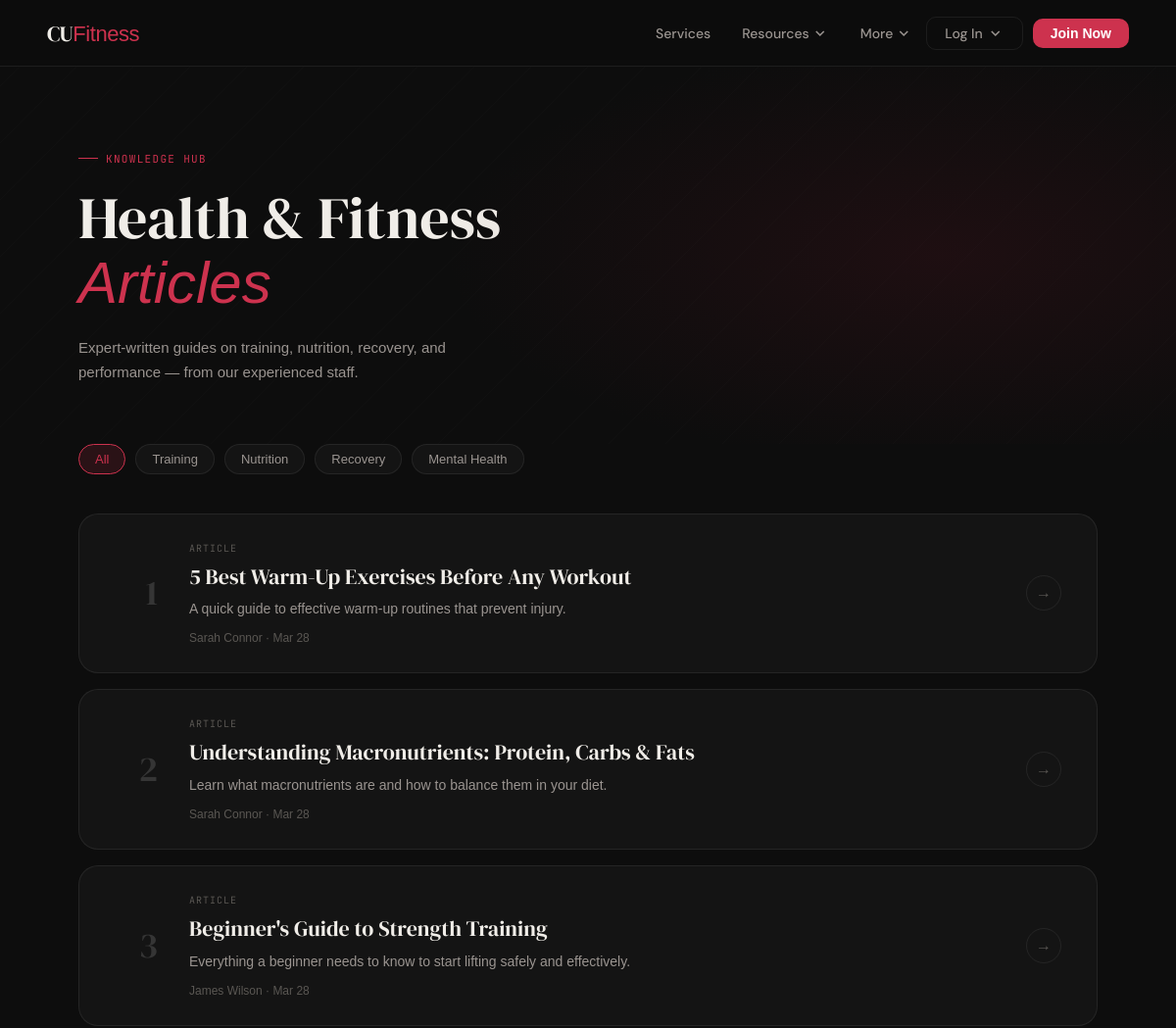
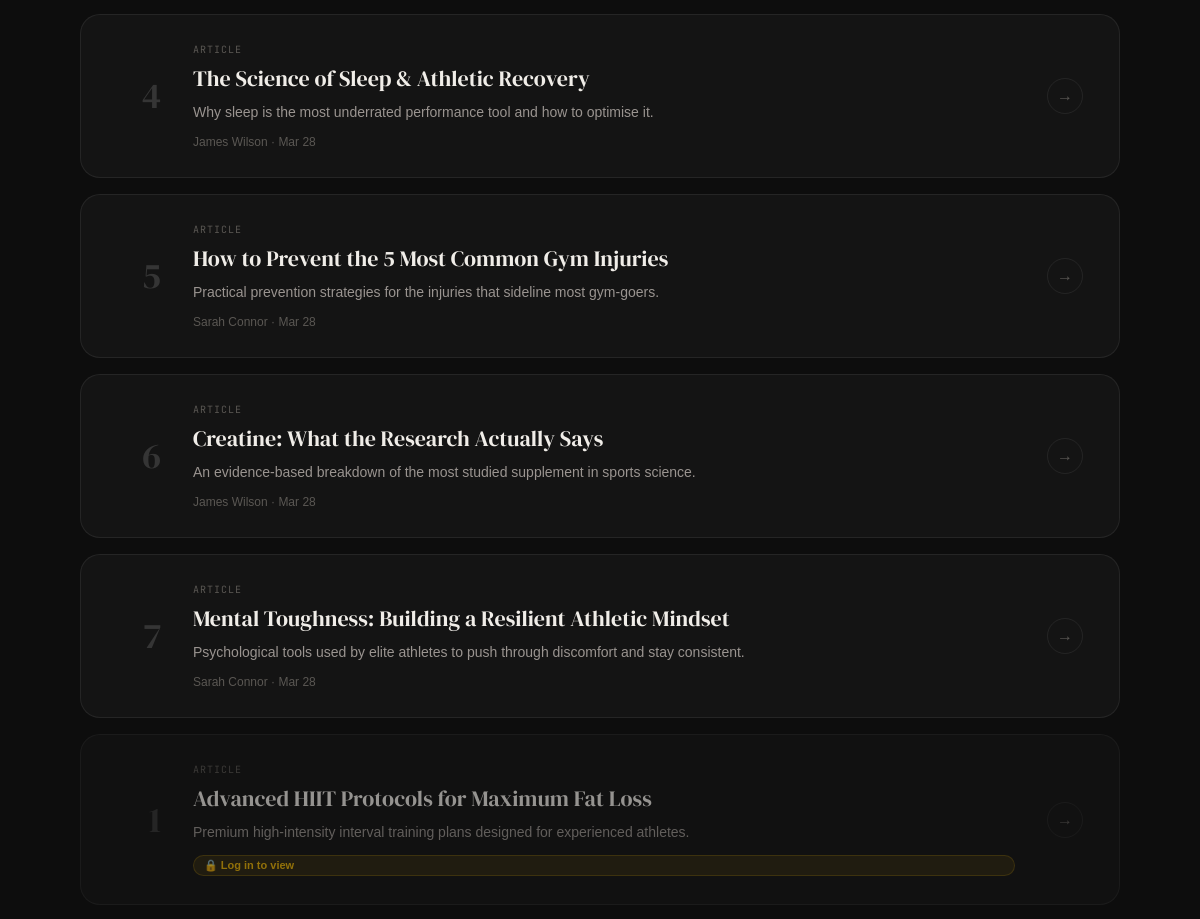
The page /articles/ (upper part) on the database as committed earlier (2 pictures, top to bottom).
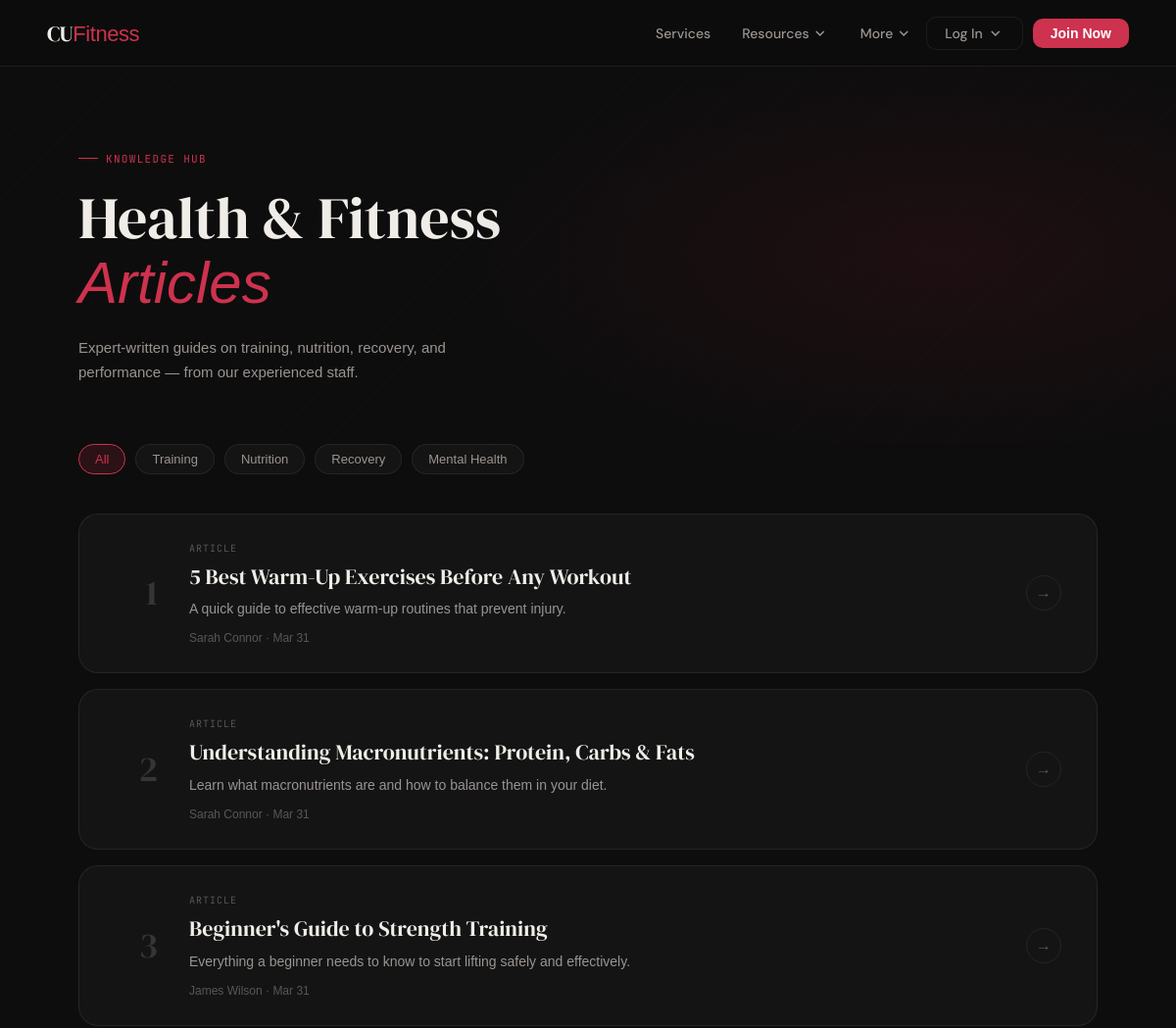
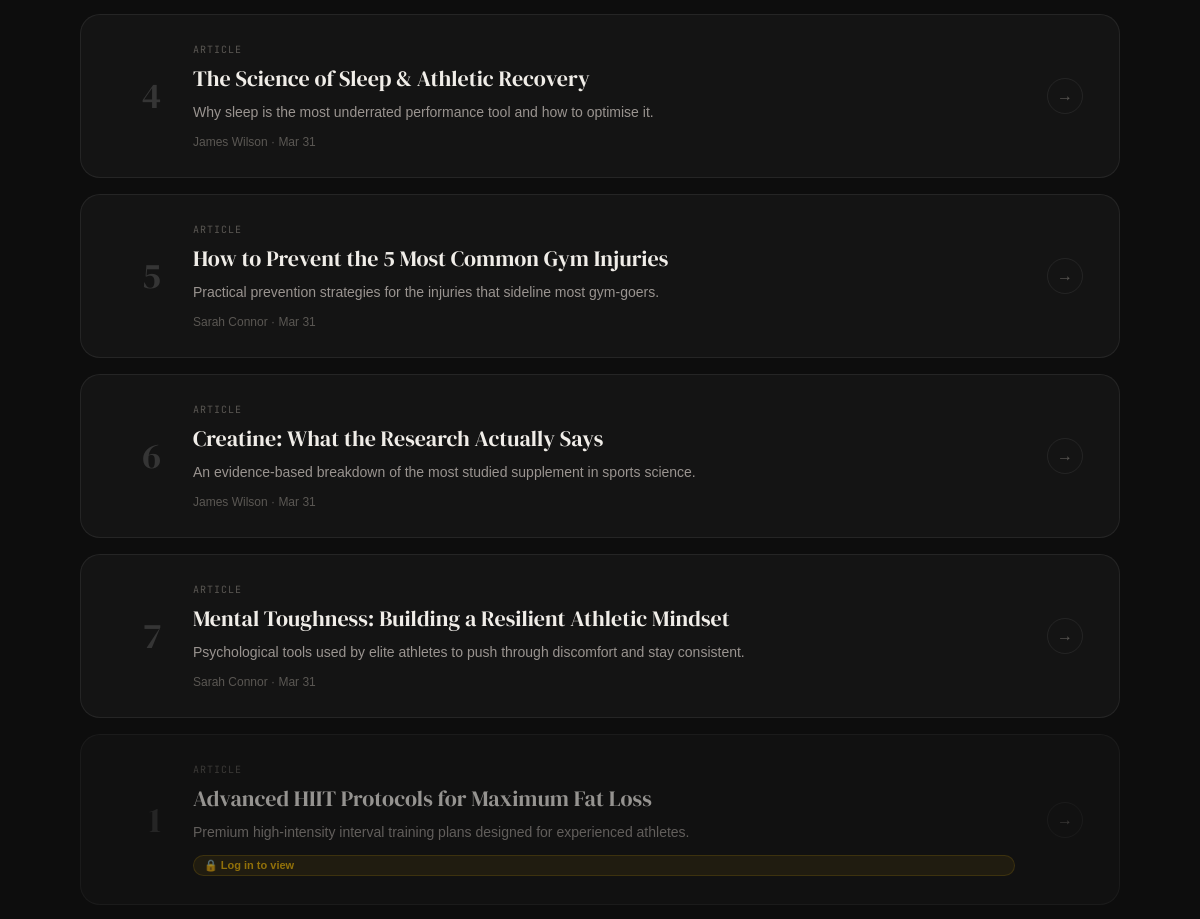
The same page on the database as committed later (2 pictures, top to bottom).
### CUFitness/models.py (models this page shows, shortened)
class Article(models.Model):
    author = models.ForeignKey(
        CustomUser, related_name="articles",
        on_delete=models.SET_NULL,
        null=True,
        blank=True
    )
    title = models.CharField(max_length=100)
    locked = models.BooleanField(default=False, help_text='Premium content — requires login to view',)
    description = models.CharField(max_length = 250, help_text='Brief summary of the article')
    body = models.TextField(help_text="Add body here")
    created_at = models.DateTimeField(auto_now_add=True)
    updated_at = models.DateTimeField(auto_now=True)

class CustomUser(AbstractBaseUser, PermissionsMixin):
    ROLE_CHOICES = [
        ('MEMBER', 'Member'),
        ('COACH', 'Coach'),
        ('STAFF', 'Staff'),
        ('ADMIN', 'Admin'),
    ]
    role = models.CharField(max_length=20, choices=ROLE_CHOICES, default='MEMBER', verbose_name='user role')
    MEMBERSHIP_CHOICES = [
        ("BASIC", "Basic"),
        ("STANDARD", "Standard"),
        ("PLATINUM", "Platinum"),
        ("PER_SESSION", "Per Session"),
    ]
    email = models.EmailField(_("email address"), unique=True)
    first_name = models.CharField(_("first name"), max_length=50, default='')
    last_name = models.CharField(_("last name"), max_length=50, default='')
    membership= models.CharField(_("membership"), max_length=50, choices=MEMBERSHIP_CHOICES,default='BASIC')
    phone_number = models.CharField(max_length=20, default='', help_text='e.g. +1 514 555 0123')
    date_of_birth = models.DateField(null=True, help_text='Format: YYYY-MM-DD')
    address = models.CharField(max_length=255, default='', blank=True, help_text='Address here')
    profile_picture = models.ImageField(upload_to='profile_pictures/', default='defaults/Default_Profile_Picture.jpg',blank=True,)
    REQUEST_STATUS_CHOICES = [
        ('NONE', 'No Request'),
        ('PENDING', 'Pending Approval'),
        ('APPROVED', 'Approved'),
        ('REJECTED', 'Rejected'),
    ]
    coach_request_status = models.CharField(
        max_length=20,
        choices=REQUEST_STATUS_CHOICES,
        default='NONE',
        verbose_name='Coach request status'
    )
    WORKOUT_VISIBILITY_CHOICES = [
        ('PUBLIC', 'Public'),
        ('COACH_ONLY', 'Coach Only'),
    ]
    workout_visibility = models.CharField(
        max_length=20,
        choices=WORKOUT_VISIBILITY_CHOICES,
        default='COACH_ONLY',
        verbose_name='Workout history privacy setting'
    )
    auto_accept_appointments = models.BooleanField(
        default=False,
        help_text='Automatically accept all incoming appointment requests'
    )
    is_staff = models.BooleanField(default=False)
    is_active = models.BooleanField(default=True)
    date_joined = models.DateTimeField(default=timezone.now)
    USERNAME_FIELD = "email"
    REQUIRED_FIELDS = []
    objects = CustomUserManager()
    class Meta:
        permissions = [
            ("can_ban_users", "Can ban users"),
            ("can_view_coach_requests", "Can view coach requests"),
            ("can_accept_coach_requests", "Can accept coach requests"),
            ("can_change_user_role", "Can change user role"),
            ("can_view_user_reports", "Can view user reports"),
        ]

### CUFitness/views.py (the view)
# urls.py: path("articles/", views.user_articles, name='user_articles'),
def user_articles(request):
    free_articles = Article.objects.filter(locked=False)
    locked_articles = Article.objects.filter(locked=True)
    return render(request, 'CUFitness/general_website/navbar/articles.html', {"free_articles": free_articles, "locked_articles": locked_articles})

### CUFitness/templates/CUFitness/general_website/navbar/articles.html (shortened to what this page needs)
{% extends 'CUFitness/general_website/base.html' %}
{% load static %}
{% block extra_styles %}
    <link rel="stylesheet" href="{% static 'general_website/articles.css' %}"/>
{% endblock %}
{% block content %}
    <div class="art-hero">
      <div class="art-hero-label">Knowledge Hub</div>
      <h1>Health &amp; Fitness<br><em>Articles</em></h1>
      <p class="art-hero-sub">Expert-written guides on training, nutrition, recovery, and performance — from our experienced staff.</p>
    </div>
    <div class="filter-bar">
      <div class="filter-chip active">All</div>
      <div class="filter-chip">Training</div>
      <div class="filter-chip">Nutrition</div>
      <div class="filter-chip">Recovery</div>
      <div class="filter-chip">Mental Health</div>
    </div>
    <div class="art-grid">
      {% for article in free_articles %}
      <a href="{% url 'article_details' article.id %}" class="art-card">
        <div class="art-card-index">{{ forloop.counter }}</div>
        <div class="art-card-body">
          <div class="art-card-tag">Article</div>
          <h3>{{ article.title }}</h3>
          <p>{{ article.description }}</p>
          <span class="art-card-author">{{ article.author.first_name|default:"CUFitness" }} {{ article.author.last_name|default:"" }} · {{ article.created_at|date:"M d" }}</span>
        </div>
        <div class="art-card-arrow">→</div>
      </a>
      {% empty %}
      <p style="padding:40px; color:var(--text-muted)">No articles yet.</p>
      {% endfor %}
      {% if user.is_authenticated %}
        {% for article in locked_articles %}
        <a href="{% url 'article_details' article.id %}" class="art-card">
          <div class="art-card-index">{{ forloop.counter }}</div>
          <div class="art-card-body">
            <div class="art-card-tag">Article · Members</div>
            <h3>{{ article.title }}</h3>
            <p>{{ article.description }}</p>
            <span class="art-card-author">{{ article.author.first_name|default:"CUFitness" }} {{ article.author.last_name|default:"" }} · {{ article.created_at|date:"M d" }}</span>
          </div>
          <div class="art-card-arrow">→</div>
        </a>
        {% endfor %}
      {% else %}
        {% for article in locked_articles %}
        <a href="{% url 'login' %}" class="art-card locked">
          <div class="art-card-index">{{ forloop.counter }}</div>
          <div class="art-card-body">
            <div class="art-card-tag">Article</div>
            <h3>{{ article.title }}</h3>
            <p>{{ article.description }}</p>
            <div class="locked-badge" style="margin-top:4px">🔒 Log in to view</div>
          </div>
          <div class="art-card-arrow">→</div>
        </a>
        {% endfor %}
      {% endif %}
    </div>
{% endblock %}

Rows that differ between the two databases and show on the page:
changed Article "5 Best Warm-Up Exercises Before Any Workout": created_at "Mar 28" → "Mar 31"
changed Article "Understanding Macronutrients: Protein, Carbs & Fats": created_at "Mar 28" → "Mar 31"
changed Article "Beginner's Guide to Strength Training": created_at "Mar 28" → "Mar 31"
changed Article "The Science of Sleep & Athletic Recovery": created_at "Mar 28" → "Mar 31"
changed Article "How to Prevent the 5 Most Common Gym Injuries": created_at "Mar 28" → "Mar 31"
changed Article "Creatine: What the Research Actually Says": created_at "Mar 28" → "Mar 31"
changed Article "Mental Toughness: Building a Resilient Athletic Mindset": created_at "Mar 28" → "Mar 31"
